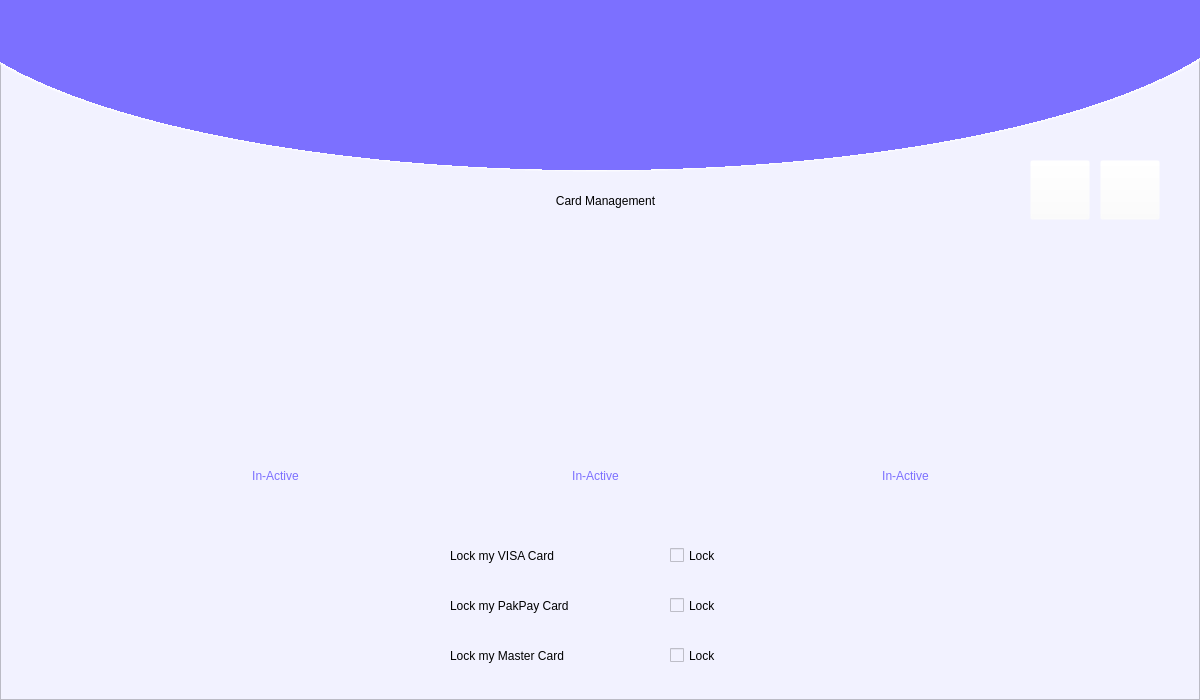
<?xml version="1.0" encoding="UTF-8"?>
<ui version="4.0">
 <class>Form</class>
 <widget class="QWidget" name="Form">
  <property name="geometry">
   <rect>
    <x>0</x>
    <y>0</y>
    <width>1200</width>
    <height>700</height>
   </rect>
  </property>
  <property name="maximumSize">
   <size>
    <width>1200</width>
    <height>700</height>
   </size>
  </property>
  <property name="windowTitle">
   <string>Form</string>
  </property>
  <widget class="QFrame" name="MainFrame">
   <property name="geometry">
    <rect>
     <x>0</x>
     <y>0</y>
     <width>1200</width>
     <height>700</height>
    </rect>
   </property>
   <property name="cursor">
    <cursorShape>ArrowCursor</cursorShape>
   </property>
   <property name="styleSheet">
    <string notr="true">background-color: rgb(242, 242, 255);</string>
   </property>
   <property name="frameShape">
    <enum>QFrame::StyledPanel</enum>
   </property>
   <property name="frameShadow">
    <enum>QFrame::Raised</enum>
   </property>
   <widget class="QWidget" name="TopBlueCurve" native="true">
    <property name="geometry">
     <rect>
      <x>-100</x>
      <y>-230</y>
      <width>1400</width>
      <height>410</height>
     </rect>
    </property>
    <property name="autoFillBackground">
     <bool>false</bool>
    </property>
    <property name="styleSheet">
     <string notr="true">background-color: qradialgradient(spread:pad, cx:0.5, cy:0.5, radius:0.911, fx:0.495, fy:0.5, stop:0 rgba(124, 112, 255, 255), stop:0.522167 rgba(124, 112, 255, 255), stop:0.522685 rgba(255, 255, 255, 255), stop:0.527094 rgba(255, 255, 255, 0));
</string>
    </property>
   </widget>
   <widget class="QPushButton" name="back">
    <property name="geometry">
     <rect>
      <x>1030</x>
      <y>160</y>
      <width>60</width>
      <height>60</height>
     </rect>
    </property>
    <property name="cursor">
     <cursorShape>PointingHandCursor</cursorShape>
    </property>
    <property name="styleSheet">
     <string notr="true">background-color: rgba(255, 255, 255, 0);</string>
    </property>
    <property name="text">
     <string/>
    </property>
    <property name="icon">
     <iconset>
      <normaloff>../Images/arroe_left.png</normaloff>../Images/arroe_left.png</iconset>
    </property>
    <property name="iconSize">
     <size>
      <width>60</width>
      <height>60</height>
     </size>
    </property>
   </widget>
   <widget class="QCheckBox" name="Visa_lock">
    <property name="geometry">
     <rect>
      <x>670</x>
      <y>540</y>
      <width>70</width>
      <height>31</height>
     </rect>
    </property>
    <property name="cursor">
     <cursorShape>PointingHandCursor</cursorShape>
    </property>
    <property name="styleSheet">
     <string notr="true">font:10pt &quot;Segoe UI Black&quot;;</string>
    </property>
    <property name="text">
     <string>Lock</string>
    </property>
   </widget>
   <widget class="QLabel" name="label_10">
    <property name="geometry">
     <rect>
      <x>450</x>
      <y>590</y>
      <width>201</width>
      <height>31</height>
     </rect>
    </property>
    <property name="styleSheet">
     <string notr="true">font:10pt &quot;Segoe UI Black&quot;;</string>
    </property>
    <property name="text">
     <string>Lock my PakPay Card</string>
    </property>
   </widget>
   <widget class="QLabel" name="label_8">
    <property name="geometry">
     <rect>
      <x>450</x>
      <y>540</y>
      <width>201</width>
      <height>31</height>
     </rect>
    </property>
    <property name="styleSheet">
     <string notr="true">font:10pt &quot;Segoe UI Black&quot;;</string>
    </property>
    <property name="text">
     <string>Lock my VISA Card</string>
    </property>
   </widget>
   <widget class="QLabel" name="Paypak_labe">
    <property name="geometry">
     <rect>
      <x>450</x>
      <y>260</y>
      <width>291</width>
      <height>191</height>
     </rect>
    </property>
    <property name="text">
     <string/>
    </property>
    <property name="pixmap">
     <pixmap>../Images/Pakpay.png</pixmap>
    </property>
   </widget>
   <widget class="QCheckBox" name="Mastercard_lock">
    <property name="geometry">
     <rect>
      <x>670</x>
      <y>640</y>
      <width>70</width>
      <height>31</height>
     </rect>
    </property>
    <property name="cursor">
     <cursorShape>PointingHandCursor</cursorShape>
    </property>
    <property name="styleSheet">
     <string notr="true">font:10pt &quot;Segoe UI Black&quot;;</string>
    </property>
    <property name="text">
     <string>Lock</string>
    </property>
   </widget>
   <widget class="QLabel" name="label_9">
    <property name="geometry">
     <rect>
      <x>450</x>
      <y>640</y>
      <width>191</width>
      <height>31</height>
     </rect>
    </property>
    <property name="styleSheet">
     <string notr="true">font:10pt &quot;Segoe UI Black&quot;;</string>
    </property>
    <property name="text">
     <string>Lock my Master Card</string>
    </property>
   </widget>
   <widget class="QLabel" name="VisaLabel">
    <property name="geometry">
     <rect>
      <x>130</x>
      <y>260</y>
      <width>291</width>
      <height>191</height>
     </rect>
    </property>
    <property name="text">
     <string/>
    </property>
    <property name="pixmap">
     <pixmap>../Images/Visa.png</pixmap>
    </property>
   </widget>
   <widget class="QCheckBox" name="Paypak_lock">
    <property name="geometry">
     <rect>
      <x>670</x>
      <y>590</y>
      <width>70</width>
      <height>31</height>
     </rect>
    </property>
    <property name="cursor">
     <cursorShape>PointingHandCursor</cursorShape>
    </property>
    <property name="styleSheet">
     <string notr="true">font:10pt &quot;Segoe UI Black&quot;;</string>
    </property>
    <property name="text">
     <string>Lock</string>
    </property>
   </widget>
   <widget class="QPushButton" name="forward">
    <property name="geometry">
     <rect>
      <x>1100</x>
      <y>160</y>
      <width>60</width>
      <height>60</height>
     </rect>
    </property>
    <property name="cursor">
     <cursorShape>PointingHandCursor</cursorShape>
    </property>
    <property name="styleSheet">
     <string notr="true">background-color: rgba(255, 255, 255, 0);</string>
    </property>
    <property name="text">
     <string/>
    </property>
    <property name="icon">
     <iconset>
      <normaloff>../Images/arroe_right.png</normaloff>../Images/arroe_right.png</iconset>
    </property>
    <property name="iconSize">
     <size>
      <width>60</width>
      <height>60</height>
     </size>
    </property>
   </widget>
   <widget class="QLabel" name="label_3">
    <property name="geometry">
     <rect>
      <x>450</x>
      <y>180</y>
      <width>311</width>
      <height>41</height>
     </rect>
    </property>
    <property name="styleSheet">
     <string notr="true">font:75 16pt &quot;Segoe UI Black&quot;;</string>
    </property>
    <property name="text">
     <string>Card Management</string>
    </property>
    <property name="alignment">
     <set>Qt::AlignCenter</set>
    </property>
   </widget>
   <widget class="QLabel" name="MasterCard">
    <property name="geometry">
     <rect>
      <x>770</x>
      <y>250</y>
      <width>301</width>
      <height>211</height>
     </rect>
    </property>
    <property name="styleSheet">
     <string notr="true">background-color: rgba(255, 255, 255, 0);</string>
    </property>
    <property name="text">
     <string/>
    </property>
    <property name="pixmap">
     <pixmap>../Images/Mastercardf.png</pixmap>
    </property>
   </widget>
   <widget class="QLabel" name="Mastercard_label">
    <property name="geometry">
     <rect>
      <x>770</x>
      <y>460</y>
      <width>271</width>
      <height>31</height>
     </rect>
    </property>
    <property name="styleSheet">
     <string notr="true">font: 12pt &quot;Segoe UI Black&quot;;
color: rgb(124, 112, 255);</string>
    </property>
    <property name="text">
     <string>In-Active</string>
    </property>
    <property name="alignment">
     <set>Qt::AlignCenter</set>
    </property>
   </widget>
   <widget class="QLabel" name="Visa_label">
    <property name="geometry">
     <rect>
      <x>140</x>
      <y>460</y>
      <width>271</width>
      <height>31</height>
     </rect>
    </property>
    <property name="styleSheet">
     <string notr="true">font: 12pt &quot;Segoe UI Black&quot;;
color: rgb(124, 112, 255);</string>
    </property>
    <property name="text">
     <string>In-Active</string>
    </property>
    <property name="alignment">
     <set>Qt::AlignCenter</set>
    </property>
   </widget>
   <widget class="QLabel" name="Papak_label">
    <property name="geometry">
     <rect>
      <x>460</x>
      <y>460</y>
      <width>271</width>
      <height>31</height>
     </rect>
    </property>
    <property name="styleSheet">
     <string notr="true">font: 12pt &quot;Segoe UI Black&quot;;
color: rgb(124, 112, 255);</string>
    </property>
    <property name="text">
     <string>In-Active</string>
    </property>
    <property name="alignment">
     <set>Qt::AlignCenter</set>
    </property>
   </widget>
   <widget class="QPushButton" name="Visa_button">
    <property name="geometry">
     <rect>
      <x>132</x>
      <y>257</y>
      <width>291</width>
      <height>191</height>
     </rect>
    </property>
    <property name="styleSheet">
     <string notr="true">background-color: rgba(255, 255, 255, 0);</string>
    </property>
    <property name="text">
     <string/>
    </property>
    <property name="flat">
     <bool>true</bool>
    </property>
   </widget>
   <widget class="QPushButton" name="Paypak_button">
    <property name="geometry">
     <rect>
      <x>450</x>
      <y>260</y>
      <width>291</width>
      <height>191</height>
     </rect>
    </property>
    <property name="styleSheet">
     <string notr="true">background-color: rgba(255, 255, 255, 0);</string>
    </property>
    <property name="text">
     <string/>
    </property>
    <property name="flat">
     <bool>true</bool>
    </property>
   </widget>
   <widget class="QPushButton" name="Mastercard_button">
    <property name="geometry">
     <rect>
      <x>770</x>
      <y>260</y>
      <width>291</width>
      <height>191</height>
     </rect>
    </property>
    <property name="styleSheet">
     <string notr="true">background-color: rgba(255, 255, 255, 0);</string>
    </property>
    <property name="text">
     <string/>
    </property>
    <property name="flat">
     <bool>true</bool>
    </property>
   </widget>
   <widget class="QPushButton" name="pushButton_2">
    <property name="geometry">
     <rect>
      <x>430</x>
      <y>30</y>
      <width>360</width>
      <height>150</height>
     </rect>
    </property>
    <property name="styleSheet">
     <string notr="true">background-color: rgba(255, 255, 255, 0);</string>
    </property>
    <property name="text">
     <string/>
    </property>
    <property name="icon">
     <iconset>
      <normaloff>../Images/Logo.png</normaloff>../Images/Logo.png</iconset>
    </property>
    <property name="iconSize">
     <size>
      <width>350</width>
      <height>350</height>
     </size>
    </property>
    <property name="flat">
     <bool>true</bool>
    </property>
   </widget>
  </widget>
 </widget>
 <resources>
  <include location="image.qrc"/>
 </resources>
 <connections/>
</ui>
